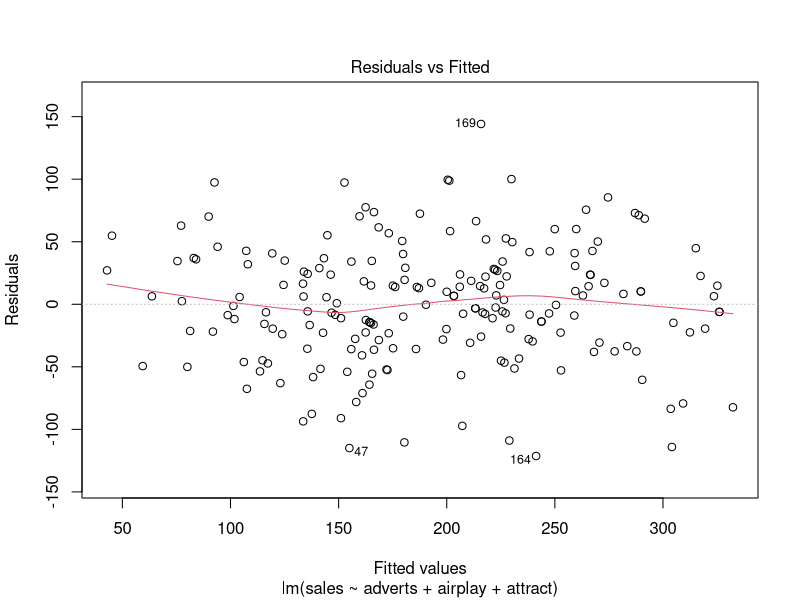

Reproduce this figure in R.
# ------------------
# 회귀분석
# ------------------

# 회귀분석이란, 특정 변수(독립변수)가 다른 변수(종속변수)에 어떠한 영향을 미치는가를 분석하는 방법
# 즉, 인과관계를 설명할 수 있는 분석 방법이 회귀분석임. 
# 상관분석과는 다르다. (더 깊은 해석을 하기가 어렵다!)

# 가장 중요한 것은 회귀분석을 제대로 하려면 기본적인 가정을 만족하는지가 중요함
# 그 외 중요 내용은 교재 참조 바람

#### 단순 회귀모형 #### 

#### 단계 1. 데이터 가져오기 ####
options(scipen=1)
album <- read.csv("R_NCS_2020/2_day/data/album.csv", stringsAsFactors = FALSE)
head(album)
# 독립변수는 adverts = 광고비용
# 종속변수는 sales = 음반판매량

#### 단계 2. 회귀모형 생성 ####
options(scipen = 1)
sales_lm <- lm(sales ~ adverts, data = album) 
summary(sales_lm)

#### 단계 3. 모형의 적합도 확인 ####
# 피어슨 상관계수 구하기
# sqrt(0.3346) = 피어슨 상관계수
sqrt(0.3346)
# [1] 0.5784462

#### 단계 4. 모형의 해석 ####

# 회귀모형의 설명력
# R-Squared는 독립변수에 의해서 종속변수가 얼마만큼 설명되었는가를 나타내는 회귀모형의 설명력
# 0.3346의 뜻은 음반 판매량에 대한 광고비용의 설명력은 33.4%이며, 나머지 66.6%는 다른 변수에서 찾아야 함

# F-statistic: 99.59 on 1 and 198 DF,  p-value: < 2.2e-16
# 회귀 모형의 적합성을 나타내는 데, 
# 위 검정 통계량을 이용해서 F값으로 회귀모형 자체를 신뢰할 수 있는지를 판단함
# 만약 0.05이상일 경우, 회귀선은 모형에 부적합하다는 뜻

# t 통계량
# 가설의 채택 여부를 결정함
# x변수(=adverts)의 t통계량은 9.979 p-value는 <2e-16 이기 때문에 
# 귀무가설을 기각하고, 대립가설을 채택함

# 모형의 활용
# 음반판매량 = 모형의 공식
# 음반판매량 = 기울기 X 광고비용 + 절편(=상수)
# 음반판매량 = 0.096 X 광고비용 + 134.139

#### 다중 회귀모형 ####
# 귀무가설: adverts, airplay, attract는 sales에 정의 영향일 미치지 않는다. 
# 대립가설: adverts, airplay, attract는 sales에 정의 영향을 미친다. 

# ----- 단계 1. 데이터 가져오기 -----
album2 <- read.csv("R_NCS_2020/2_day/data/album2.csv", header = TRUE)
summary(album2) # 결측치 없음

# ----- 단계 2. 모형 생성 -----
sales_lm <- lm(sales ~ adverts + airplay + attract, data = album2)
summary(sales_lm)

# ----- 단계 3. 독립성 가정의 평가 -----
# 오차의 독립성 가정은 더빈 왓슨 검정으로 한다. 
library(car)
durbinWatsonTest(sales_lm)

# 해석
# 이 값의 통계량(D-W Statistic)을 볼 필요가 있는데, 1보다 작거나 3보다 크면 모형의 문제가 있다고 판단해도 좋다. 
# 2에 가까울 수록 좋다. 
# p-value 0.05이상이거나 (DW값 1~3범위)이면 잔차에 유의미한 자기 상관이 없다고 볼 수 있음. 
# '독립성과 차이가 없다'라고 볼 수 있음

# ----- 단계 4. 잔차의 정규성 검정 -----
res <- residuals(sales_lm)
shapiro.test(res)

# ----- 단계 5. 다중 공선성 문제 확인 -----
# 다중 공선성에 대한 내용 확인은 교재 참조
library(car)
vif(sales_lm)
# 분산팽창요인(VIF) 값이 10인 이상인 경우에는 다중 공선성의 문제를 의심해 볼 수 있다. 

mean(vif(sales_lm))
# 평균 VIF가 1보다 확연히 크면 회귀 모형이 크게 편향되어 있다고 볼 수 있음.

sqrt(0.6647)

# ----- 단계 6. 잔차의 정규성 검정 -----
plot(sales_lm, which  = 1)

# 만약 모형이 깨졌다면 어떻게 해야할까? 
# 만약 모형에서 선형성 가정이 깨지면 로지스틱 회귀로 변환하거나, robust regression을 실행해본다. 

# End of Document

